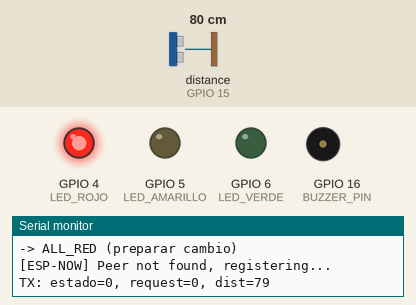
This sketch was run on a simulated ESP32-S3. Parts: output pins drawn as LEDs (lit = HIGH), buzzer (waves = sounding), the last lines printed to the serial monitor. Wiring (inferred from the names in the program): ultrasonic range finder: trigger GPIO 7; echo GPIO 15. Inputs (shaded band) come from the test bench; at power-on: distance to the obstacle (sensor on GPIO 15) 80 cm. The echo pulse lasts 58.3 µs per cm; pins used as bus, display or sensor lines are not drawn.

Above: at 2.7 s.
2.8 s: distance to the obstacle (sensor on GPIO 15) set to 8 cm
4.7 s: distance to the obstacle (sensor on GPIO 15) set to 5 cm
At 6.9 s:
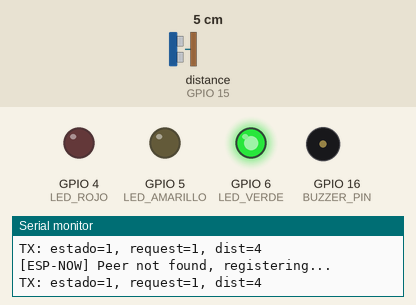
At 16.3 s:
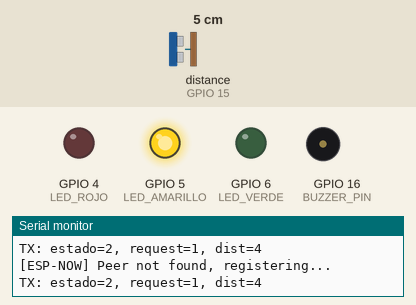
Timing chart, 0 to 17.4 s (numbered marks = the images above; inputs shaded):
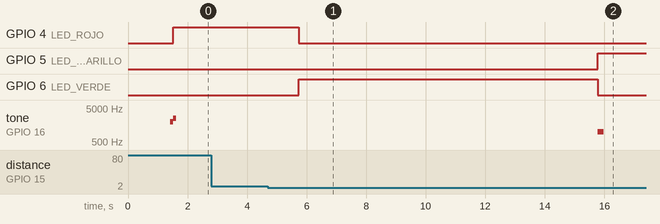

Measured:
- the behaviour switches between 7 and 6 cm on distance to the obstacle (sensor on GPIO 15) (found by bisection; images 0 and 1)
- after the input at 4.7 s, GPIO 4 (LED_ROJO): HIGH → LOW after 1.0 s; GPIO 5 (LED_AMARILLO): LOW → HIGH after 11.1 s; GPIO 6 (LED_VERDE): LOW → HIGH after 1.0 s, → LOW 10.0 s later; tone on GPIO 16 (BUZZER_PIN): silent → 1000 Hz after 11.1 s, → silent 0.20 s later

The sketch:

traffic_B.ino
```cpp
/*
 * SEMAFORO_B - Sistema de Control Semafórico Inteligente
 * ESP32-S3 con ESP-NOW, HC-SR04, OLED y LEDs
 * Universidad Militar Nueva Granada - Bluetooth y NOW
 *
 * Este código controla el SEMAFORO B en una intersección de dos vías.
 * Comunicación con SEMAFORO A mediante ESP-NOW para sincronización.
 *
 * HARDWARE:
 * - ESP32-S3
 * - 3 LEDs (Rojo, Amarillo, Verde) con resistencias 220Ω
 * - Sensor ultrasónico HC-SR04
 * - Pantalla OLED I2C 128x64 (SSD1306)
 * - Buzzer opcional
 *
 * LIBRERÍAS REQUERIDAS:
 * - Adafruit_SSD1306
 * - Adafruit_GFX
 * - esp_now.h (incluida en ESP32 core)
 */

#include <WiFi.h>
#include <esp_now.h>
#include <Wire.h>
#include <Adafruit_GFX.h>
#include <Adafruit_SSD1306.h>

// ==================== CONFIGURACIÓN DE PINES ====================
// Pines disponibles: 4,5,6,7,15,16,17,18,8,3,46,9,10,11,12,13,14
#define LED_ROJO      4
#define LED_AMARILLO  5
#define LED_VERDE     6

#define TRIG_PIN      7
#define ECHO_PIN      15

#define BUZZER_PIN    16  // Opcional

#define OLED_SDA      17
#define OLED_SCL      18
#define SCREEN_WIDTH  128
#define SCREEN_HEIGHT 64
#define OLED_RESET    -1

// ==================== IDENTIFICACIÓN ====================
#define DEVICE_ID     2   // 1 = SEMAFORO_A, 2 = SEMAFORO_B

// MAC del peer (SEMAFORO_A) - MANUAL
uint8_t peerMAC[6] =  {0x10, 0x51, 0xDB, 0x82, 0x5D, 0x70}; // MAC de ESP32-A

// ==================== PARÁMETROS DEL SISTEMA ====================
#define GREEN_NORMAL        10000  // 10 segundos en verde (modo normal)
#define YELLOW_DURATION     3000   // 3 segundos en amarillo
#define ALL_RED_DURATION    1000   // 1 segundo con ambos en rojo (seguridad)
#define MAX_GREEN           20000  // Máximo tiempo en verde (modo adaptativo)
#define EXTEND_STEP         3000   // Incremento por detección (3 s)

#define DETECTION_THRESHOLD_CM  5     // Distancia para detectar vehículo (cm)
#define DETECTION_PERSIST_MS    500   // Ventana de detección tras lectura válida
#define BROADCAST_INTERVAL      200   // Intervalo de envío ESP-NOW (ms)
#define PEER_TIMEOUT            2000  // Tiempo sin mensajes para modo seguro

// ==================== ESTADOS DEL SEMÁFORO ====================
enum TrafficState {
  STATE_ALL_RED = 0,
  STATE_GREEN = 1,
  STATE_YELLOW = 2,
  STATE_RED = 3,
  STATE_WAIT = 4
};

// ==================== ESTRUCTURA DE MENSAJE ESP-NOW ====================
struct __attribute__((packed)) TrafficMsg {
  uint8_t sender_id;      // ID del emisor (1 o 2)
  uint8_t seq;            // Contador de secuencia
  uint8_t state;          // Estado actual (0-4)
  uint8_t request;        // Solicitud de prioridad (0=no, 1=sí)
  uint16_t distance_cm;   // Distancia medida en cm
  uint32_t timestamp_ms;  // Tiempo local en ms
};

// ==================== VARIABLES GLOBALES ====================
Adafruit_SSD1306 display(SCREEN_WIDTH, SCREEN_HEIGHT, &Wire, OLED_RESET);

TrafficState currentState = STATE_ALL_RED;
TrafficState remoteState = STATE_ALL_RED;

unsigned long stateStartTime = 0;
unsigned long lastBroadcast = 0;
unsigned long lastRemoteMsg = 0;
unsigned long lastDetectionTime = 0;

uint16_t currentDistance = 9999;
bool vehicleDetected = false;
bool requestPriority = false;
bool remoteRequestPriority = false;
uint16_t remoteDistance = 9999;

uint8_t messageSeq = 0;
uint8_t remoteSeq = 0;

int greenDuration = GREEN_NORMAL;
int cycleCount = 0;
int priorityCount = 0;

// ==================== FUNCIONES DE LED ====================
void setLEDs(bool red, bool yellow, bool green) {
  digitalWrite(LED_ROJO, red ? HIGH : LOW);
  digitalWrite(LED_AMARILLO, yellow ? HIGH : LOW);
  digitalWrite(LED_VERDE, green ? HIGH : LOW);
}

void updateLEDsForState() {
  switch(currentState) {
    case STATE_ALL_RED:
      setLEDs(true, false, false);
      break;
    case STATE_GREEN:
      setLEDs(false, false, true);
      break;
    case STATE_YELLOW:
      setLEDs(false, true, false);
      break;
    case STATE_RED:
      setLEDs(true, false, false);
      break;
    case STATE_WAIT:
      setLEDs(true, false, false);
      break;
  }
}

// ==================== FUNCIONES DE SENSOR HC-SR04 ====================
uint16_t measureDistance() {
  digitalWrite(TRIG_PIN, LOW);
  delayMicroseconds(2);
  digitalWrite(TRIG_PIN, HIGH);
  delayMicroseconds(10);
  digitalWrite(TRIG_PIN, LOW);

  long duration = pulseIn(ECHO_PIN, HIGH, 30000); // Timeout 30ms
  if (duration == 0) return 9999; // Sin eco

  uint16_t distance = duration * 0.034 / 2;
  return distance;
}

void updateVehicleDetection() {
  currentDistance = measureDistance();

  // If any reading is within threshold, record the time of detection.
  if (currentDistance <= DETECTION_THRESHOLD_CM) {
    lastDetectionTime = millis();
  }

  // Consider vehicle detected for DETECTION_PERSIST_MS after the last detection reading.
  if (millis() - lastDetectionTime <= DETECTION_PERSIST_MS) {
    if (!vehicleDetected) {
      vehicleDetected = true;
      requestPriority = true;
    }
  } else {
    vehicleDetected = false;
    if (currentState != STATE_GREEN) {
      requestPriority = false;
    }
  }
}

// ==================== FUNCIONES DE PANTALLA OLED ====================
void updateDisplay() {
  // OLED deshabilitado temporalmente
  return;

  /*
  display.clearDisplay();
  display.setTextSize(1);
  display.setTextColor(SSD1306_WHITE);

  // Título
  display.setCursor(0, 0);
  display.print("SEMAFORO B");

  // Estado actual
  display.setCursor(0, 12);
  display.print("Estado: ");
  switch(currentState) {
    case STATE_ALL_RED: display.print("ALL RED"); break;
    case STATE_GREEN:   display.print("VERDE"); break;
    case STATE_YELLOW:  display.print("AMARILLO"); break;
    case STATE_RED:     display.print("ROJO"); break;
    case STATE_WAIT:    display.print("ESPERA"); break;
  }

  // Tiempo restante
  unsigned long elapsed = millis() - stateStartTime;
  unsigned long remaining = 0;
  switch(currentState) {
    case STATE_GREEN:
      remaining = (greenDuration > elapsed) ? (greenDuration - elapsed) / 1000 : 0;
      break;
    case STATE_YELLOW:
      remaining = (YELLOW_DURATION > elapsed) ? (YELLOW_DURATION - elapsed) / 1000 : 0;
      break;
    case STATE_ALL_RED:
      remaining = (ALL_RED_DURATION > elapsed) ? (ALL_RED_DURATION - elapsed) / 1000 : 0;
      break;
  }
  display.setCursor(0, 24);
  display.print("Tiempo: ");
  display.print(remaining);
  display.print(" s");

  // Detección de vehículo
  display.setCursor(0, 36);
  if (vehicleDetected) {
    display.print("VEH: SI (");
    display.print(currentDistance);
    display.print("cm)");
  } else {
    display.print("VEH: NO");
  }

  // Estado remoto
  display.setCursor(0, 48);
  display.print("Via A: ");
  switch(remoteState) {
    case STATE_GREEN:   display.print("VERDE"); break;
    case STATE_YELLOW:  display.print("AMAR"); break;
    case STATE_RED:     display.print("ROJO"); break;
    default:            display.print("???"); break;
  }

  // Sincronización
  display.setCursor(0, 56);
  if (millis() - lastRemoteMsg > PEER_TIMEOUT) {
    display.print("SIN SYNC");
  } else if (requestPriority) {
    display.print("PRIO B");
  } else if (remoteRequestPriority) {
    display.print("PRIO A");
  } else {
    display.print("OK");
  }

  display.display();
  */
}

// ==================== CALLBACKS ESP-NOW ====================
// Nueva firma de callback de envío (core ESP32 reciente)
void onDataSent(const wifi_tx_info_t *info, esp_now_send_status_t status) {
  // Callback de confirmación de envío
  if (status == ESP_NOW_SEND_SUCCESS) {
    // TX exitoso - silencioso para no saturar logs
  } else {
    Serial.print("Callback: Error en envío, status=");
    Serial.println(status);
  }
}

// Nueva firma de callback de recepción (core ESP32 reciente)
void onDataRecv(const esp_now_recv_info_t *recv_info, const uint8_t *incomingData, int len) {
  if (len != sizeof(TrafficMsg)) {
    Serial.println("Mensaje de tamaño incorrecto");
    return;
  }

  TrafficMsg msg;
  memcpy(&msg, incomingData, sizeof(msg));

  // Actualizar estado remoto
  remoteState = (TrafficState)msg.state;
  remoteRequestPriority = (msg.request == 1);
  remoteDistance = msg.distance_cm;
  remoteSeq = msg.seq;
  lastRemoteMsg = millis();

  Serial.print("RX de ESP ");
  Serial.print(msg.sender_id);
  Serial.print(": estado=");
  Serial.print(msg.state);
  Serial.print(", request=");
  Serial.print(msg.request);
  Serial.print(", dist=");
  Serial.println(msg.distance_cm);
}

// ==================== FUNCIONES ESP-NOW ====================
void initESPNow() {
  // Desconectar WiFi previo y limpiar configuración
  WiFi.disconnect(true);
  WiFi.mode(WIFI_OFF);
  delay(100);

  // Configurar WiFi en modo estación
  WiFi.mode(WIFI_STA);
  WiFi.setTxPower(WIFI_POWER_19_5dBm);  // Máxima potencia
  delay(100);

  Serial.print("MAC Address: ");
  Serial.println(WiFi.macAddress());

  // Desinicializar ESP-NOW si estaba activo
  esp_now_deinit();
  delay(100);

  // Inicializar ESP-NOW
  esp_err_t initResult = esp_now_init();
  if (initResult != ESP_OK) {
    Serial.print("Error inicializando ESP-NOW: 0x");
    Serial.println(initResult, HEX);
    return;
  }
  Serial.println("ESP-NOW inicializado OK");

  // Registrar callbacks
  esp_now_register_send_cb(onDataSent);
  esp_now_register_recv_cb(onDataRecv);

  // Verificar si el peer ya existe y eliminarlo
  if (esp_now_is_peer_exist(peerMAC)) {
    esp_now_del_peer(peerMAC);
    Serial.println("Peer anterior eliminado");
  }

  // Registrar peer
  esp_now_peer_info_t peerInfo;
  memset(&peerInfo, 0, sizeof(peerInfo));
  memcpy(peerInfo.peer_addr, peerMAC, 6);
  peerInfo.channel = 0;
  peerInfo.encrypt = false;
  peerInfo.ifidx = WIFI_IF_STA;

  esp_err_t addResult = esp_now_add_peer(&peerInfo);
  if (addResult != ESP_OK) {
    Serial.print("Error añadiendo peer: 0x");
    Serial.println(addResult, HEX);
  } else {
    Serial.println("Peer añadido correctamente");
    Serial.print("Peer MAC: ");
    for (int i = 0; i < 6; i++) {
      Serial.printf("%02X", peerMAC[i]);
      if (i < 5) Serial.print(":");
    }
    Serial.println();
  }
}

void broadcastState() {
  if (millis() - lastBroadcast < BROADCAST_INTERVAL) {
    return;
  }

  // Robust peer registration and send retry logic
  int sendAttempts = 0;
  const int maxSendAttempts = 2;
  esp_err_t result = ESP_FAIL;
  TrafficMsg msg;
  msg.sender_id = DEVICE_ID;
  msg.seq = messageSeq++;
  msg.state = (uint8_t)currentState;
  msg.request = requestPriority ? 1 : 0;
  msg.distance_cm = currentDistance;
  msg.timestamp_ms = millis();

  while (sendAttempts < maxSendAttempts) {
    // Ensure peer is registered
    if (!esp_now_is_peer_exist(peerMAC)) {
      Serial.println("[ESP-NOW] Peer not found, registering...");
      esp_now_peer_info_t peerInfo;
      memset(&peerInfo, 0, sizeof(peerInfo));
      memcpy(peerInfo.peer_addr, peerMAC, 6);
      peerInfo.channel = 0;
      peerInfo.encrypt = false;
      peerInfo.ifidx = WIFI_IF_STA;
      esp_err_t addResult = esp_now_add_peer(&peerInfo);
      if (addResult != ESP_OK && addResult != ESP_ERR_ESPNOW_EXIST) {
        Serial.print("[ESP-NOW] Failed to add peer: 0x");
        Serial.println(addResult, HEX);
        break;
      }
    }

    result = esp_now_send(peerMAC, (uint8_t *)&msg, sizeof(msg));
    if (result == ESP_OK) {
      break;
    } else if (result == ESP_ERR_ESPNOW_NOT_FOUND && sendAttempts == 0) {
      // Peer lost, try to re-register and retry once
      Serial.println("[ESP-NOW] Peer lost before send, retrying registration...");
      esp_now_del_peer(peerMAC);
      esp_now_peer_info_t peerInfo;
      memset(&peerInfo, 0, sizeof(peerInfo));
      memcpy(peerInfo.peer_addr, peerMAC, 6);
      peerInfo.channel = 0;
      peerInfo.encrypt = false;
      peerInfo.ifidx = WIFI_IF_STA;
      esp_now_add_peer(&peerInfo);
    } else {
      break;
    }
    sendAttempts++;
  }
  lastBroadcast = millis();

  if (result == ESP_OK) {
    Serial.print("TX: estado=");
    Serial.print(msg.state);
    Serial.print(", request=");
    Serial.print(msg.request);
    Serial.print(", dist=");
    Serial.println(msg.distance_cm);
  } else {
    Serial.print("Error TX ESP-NOW: 0x");
    Serial.println(result, HEX);
  }
}

// ==================== LÓGICA DE CONTROL ====================
bool canTransitionToGreen() {
  // Verificar que el otro semáforo no esté en verde
  if (remoteState == STATE_GREEN || remoteState == STATE_YELLOW) {
    return false;
  }

  // Si hay timeout de comunicación, ser conservador
  if (millis() - lastRemoteMsg > PEER_TIMEOUT) {
    Serial.println("Sin comunicación con peer - modo seguro");
    return false;
  }

  return true;
}

bool shouldGetPriority() {
  // Si ambos solicitan prioridad, decidir por distancia
  if (requestPriority && remoteRequestPriority) {
    if (currentDistance < remoteDistance - 10) {
      return true;  // Este carril tiene vehículo más cercano
    } else if (abs((int)currentDistance - (int)remoteDistance) < 10) {
      // Distancias similares, usar ID como desempate
      return DEVICE_ID > 1;  // B tiene prioridad en empate (ID=2 > 1)
    } else {
      return false;
    }
  }

  // Si solo este lado solicita prioridad
  if (requestPriority && !remoteRequestPriority) {
    return true;
  }

  return false;
}

void updateStateMachine() {
  unsigned long elapsed = millis() - stateStartTime;

  static bool greenWasNoCar = false;
  static bool greenWasPriority = false;

  switch(currentState) {
    case STATE_ALL_RED:
      if (elapsed >= ALL_RED_DURATION) {
        // SEGURIDAD CRÍTICA: Verificar PRIMERO que el otro NO esté en verde/amarillo
        if (remoteState == STATE_GREEN || remoteState == STATE_YELLOW) {
          Serial.println("[SEGURIDAD] Otro semáforo en verde/amarillo - manteniendo ALL_RED");
          break;  // NO hacer ninguna transición
        }

        bool shouldTakeGreen = false;
        bool shouldCede = false;

        // Determinar si debe pasar a verde o ceder
        if (requestPriority && !remoteRequestPriority) {
          // Solo B detecta carro -> B pasa a verde
          greenDuration = GREEN_NORMAL;
          greenWasNoCar = false;
          greenWasPriority = true;
          shouldTakeGreen = true;
          Serial.println("[DECISION] B detecta carro, A no -> B pasa a verde");
        } else if (!requestPriority && remoteRequestPriority) {
          // Solo A detecta carro -> B cede a A
          shouldCede = true;
          Serial.println("[DECISION] A detecta carro, B no -> B cede");
        } else if (requestPriority && remoteRequestPriority) {
          // Ambos detectan -> desempate por distancia/ID
          greenDuration = GREEN_NORMAL;
          greenWasNoCar = false;
          greenWasPriority = true;
          if (currentDistance < remoteDistance - 10) {
            shouldTakeGreen = true;
            Serial.println("[DECISION] Ambos detectan, B más cerca -> B pasa a verde");
          } else if (abs((int)currentDistance - (int)remoteDistance) < 10 && DEVICE_ID > 1) {
            shouldTakeGreen = true;
            Serial.println("[DECISION] Ambos detectan, distancia similar, B tiene ID mayor -> B pasa a verde");
          } else {
            shouldCede = true;
            Serial.println("[DECISION] Ambos detectan, A gana desempate -> B cede");
          }
        } else {
          // Ninguno detecta -> alternancia por ciclo
          greenDuration = GREEN_NORMAL * 3; // 30 segundos cuando no hay carros
          greenWasNoCar = true;
          greenWasPriority = false;
          if (cycleCount % 2 == 1) {
            shouldTakeGreen = true;
            Serial.println("[DECISION] Ninguno detecta, ciclo impar -> B pasa a verde");
          } else {
            shouldCede = true;
            Serial.println("[DECISION] Ninguno detecta, ciclo par -> B cede");
          }
        }

        // Ejecutar transición CON verificación de seguridad
        if (shouldTakeGreen) {
          // DOBLE VERIFICACIÓN antes de pasar a verde
          if (remoteState == STATE_RED || remoteState == STATE_ALL_RED) {
            currentState = STATE_GREEN;
            stateStartTime = millis();
            Serial.println("-> VERDE [CONFIRMADO SEGURO]");
          } else {
            Serial.println("[BLOQUEO SEGURIDAD] Otro NO está en rojo - NO pasar a verde");
            // Mantener ALL_RED y resetear timer para reintentar
            stateStartTime = millis();
          }
        } else if (shouldCede) {
          currentState = STATE_RED;
          stateStartTime = millis();
          Serial.println("-> ROJO (turno de A)");
        }
      }
      break;

    case STATE_GREEN:
      // Si durante el verde "sin carros" aparece un carro en el otro semáforo, acortar a 10s
      if (greenWasNoCar && (remoteRequestPriority || vehicleDetected)) {
        unsigned long tiempoEnVerde = millis() - stateStartTime;
        if (tiempoEnVerde < GREEN_NORMAL) {
          greenDuration = GREEN_NORMAL;
          Serial.println("[PRIORIDAD] Apareció carro, acortando verde a 10s desde aparición");
        }
        greenWasNoCar = false;
        greenWasPriority = true;
      }

      if (elapsed >= greenDuration) {
        currentState = STATE_YELLOW;
        stateStartTime = millis();
        Serial.println("-> AMARILLO");
        tone(BUZZER_PIN, 1000, 200);  // Beep opcional
      }
      break;

    case STATE_YELLOW:
      if (elapsed >= YELLOW_DURATION) {
        currentState = STATE_RED;
        stateStartTime = millis();
        requestPriority = false;  // Reset solicitud
        cycleCount++;
        Serial.println("-> ROJO");
      }
      break;

    case STATE_RED:
      // Esperar a que el otro complete su ciclo
      if (remoteState == STATE_RED || remoteState == STATE_ALL_RED) {
        currentState = STATE_ALL_RED;
        stateStartTime = millis();
        Serial.println("-> ALL_RED (preparar cambio)");
      }
      break;

    case STATE_WAIT:
      // Estado de espera especial (no usado en esta implementación simple)
      break;
  }

  updateLEDsForState();
}

// ==================== SETUP ====================
void setup() {
  Serial.begin(115200);
  delay(1000);

  // Configurar pines
  pinMode(LED_ROJO, OUTPUT);
  pinMode(LED_AMARILLO, OUTPUT);
  pinMode(LED_VERDE, OUTPUT);
  pinMode(TRIG_PIN, OUTPUT);
  pinMode(ECHO_PIN, INPUT);
  pinMode(BUZZER_PIN, OUTPUT);

  setLEDs(false, false, false);

  WiFi.mode(WIFI_STA);
  delay(100);

  Serial.println("\n\n====================================");
  Serial.println("    SEMAFORO B - MAC MANUAL");
  Serial.println("====================================");
  Serial.print("MAC propia: ");
  Serial.println(WiFi.macAddress());
  Serial.print("MAC del peer (A): ");
  for (int i = 0; i < 6; i++) {
    Serial.printf("%02X", peerMAC[i]);
    if (i < 5) Serial.print(":");
  }
  Serial.println();

  // Inicializar OLED (DESHABILITADO TEMPORALMENTE)
  /*
  Wire.begin(OLED_SDA, OLED_SCL);
  if(!display.begin(SSD1306_SWITCHCAPVCC, 0x3C)) {
    Serial.println("Error inicializando OLED");
  } else {
    Serial.println("OLED OK");
    display.clearDisplay();
    display.setTextSize(1);
    display.setTextColor(SSD1306_WHITE);
    display.setCursor(0,0);
    display.println("SEMAFORO B");
    display.println("Iniciando...");
    display.display();
  }
  */
  Serial.println("OLED: Deshabilitado (no conectado)");

  // Inicializar ESP-NOW
  initESPNow();

  // Estado inicial
  currentState = STATE_ALL_RED;
  stateStartTime = millis();

  Serial.println("=== Sistema listo ===");
  tone(BUZZER_PIN, 2000, 100);
  delay(100);
  tone(BUZZER_PIN, 2500, 100);
}

// ==================== LOOP ====================
void loop() {
  // Leer sensor
  updateVehicleDetection();

  // Actualizar máquina de estados
  updateStateMachine();

  // Transmitir estado por ESP-NOW
  broadcastState();

  // Actualizar pantalla
  updateDisplay();

  // Pequeño delay para estabilidad
  delay(50);
}
```
